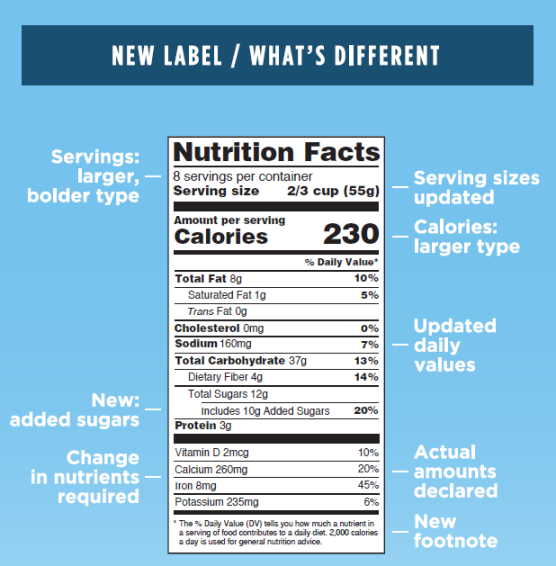
#> input picture Experiments/MaxW/images/edge_detect_easy.png, 556 x 566 px, found by its file name
$ python crop.py   (older library calls are emulated)
#> lines starting #> are read from the running program, lines starting #| are printed output that depends on the picture; after the words box and inside, x2 and y2 are one past the last pixel; in counts of white or black regions, pixels touching at a corner belong together
import cv2
import imutils
import numpy as np

image = cv2.imread("/Users/max/Documents/309/hv_3/Experiments/MaxW/images/edge_detect_easy.png")
#> image is the input picture: shape (566, 556, 3); mean B, G, R 217.6, 191, 143.7

gray = cv2.cvtColor(image, cv2.COLOR_BGR2GRAY)
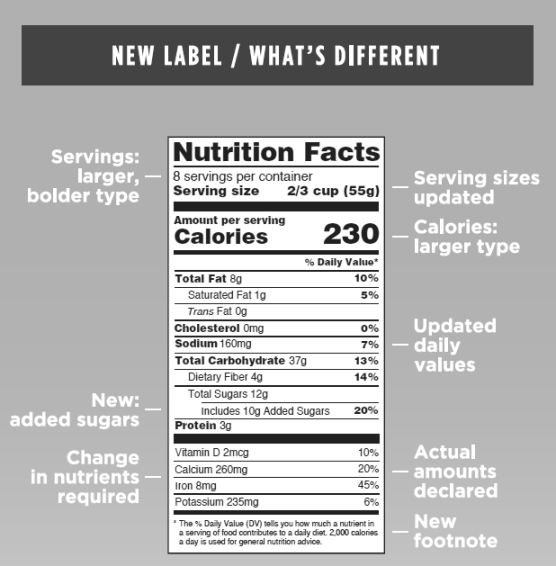
#> gray: shape (566, 556); min 32, max 255, mean 179.9

ddepth = cv2.cv.CV_32F if imutils.is_cv2() else cv2.CV_32F
gradX = cv2.Sobel(gray, ddepth = ddepth, dx = 1, dy = 0, ksize = -1)
gradY = cv2.Sobel(gray, ddepth = ddepth, dx = 0, dy = 1, ksize = -1)
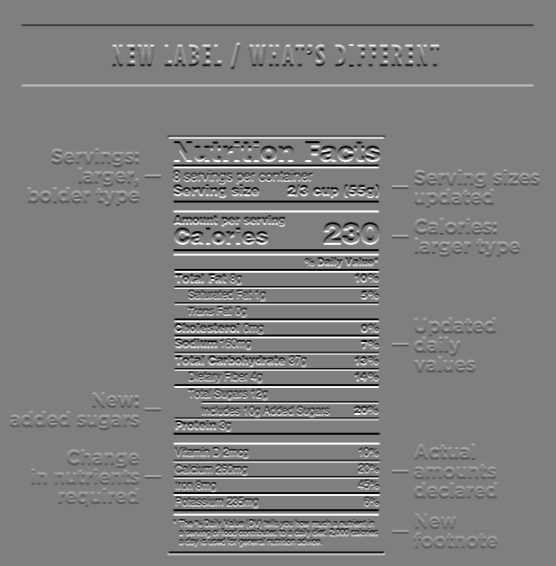
#> gradY: shape (566, 556) float32; min -3568, max 3568, mean 1.1; drawn with min black and max white

gradient = cv2.subtract(gradX, gradY)
gradient = cv2.convertScaleAbs(gradient)
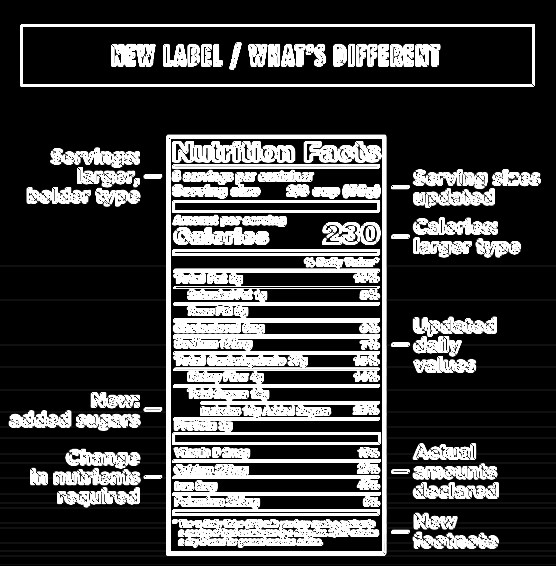
#> gradient: shape (566, 556); min 0, max 255, mean 64.7

blurred = cv2.blur(gradient, (9, 9))
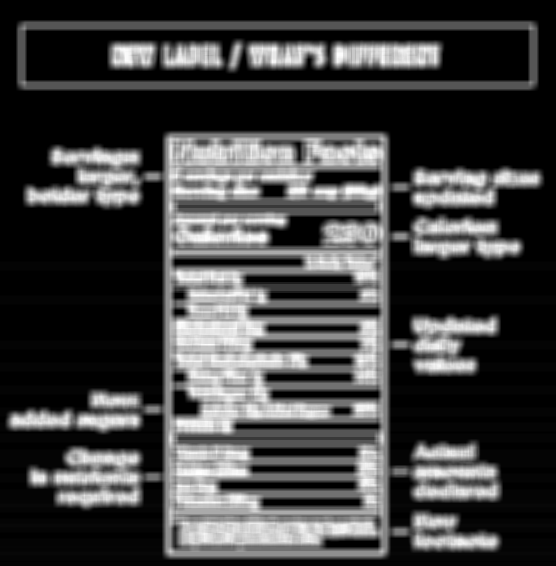
#> blurred: shape (566, 556); min 0, max 255, mean 64.7
(_, thresh) = cv2.threshold(blurred, 225, 225, cv2.THRESH_BINARY)
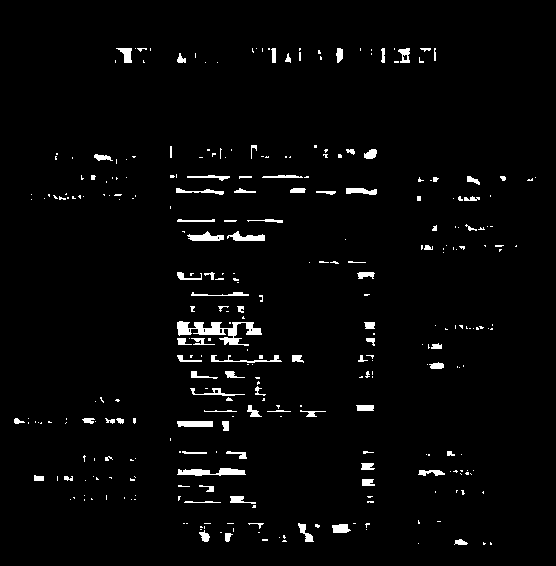
#> thresh: shape (566, 556); values 0 (black) and 225 (white), 2.6% white; 319 white regions (228 under 20 px), largest, box (x1, y1, x2, y2) and area: (177, 321, 262, 346) 843, (177, 468, 246, 476) 354, (187, 231, 224, 241) 214

kernel = cv2.getStructuringElement(cv2.MORPH_RECT, (21, 7))
closed = cv2.morphologyEx(thresh, cv2.MORPH_CLOSE, kernel)
#> closed: shape (566, 556); values 0 (black) and 225 (white), 5.2% white; 72 white regions (13 under 20 px), largest, box (x1, y1, x2, y2) and area: (177, 306, 262, 351) 1884, (252, 48, 436, 63) 1772, (262, 523, 370, 542) 763

closed = cv2.erode(closed, None, iterations = 4)
#> closed: shape (566, 556); values 0 (black) and 225 (white), 0.45% white; 10 white regions (4 under 20 px), largest, box (x1, y1, x2, y2) and area: (182, 326, 250, 341) 900, (385, 52, 432, 59) 303, (303, 54, 339, 56) 71, (206, 536, 226, 538) 37, (304, 528, 307, 538) 30, (276, 57, 287, 59) 22
closed = cv2.dilate(closed, None, iterations = 4)
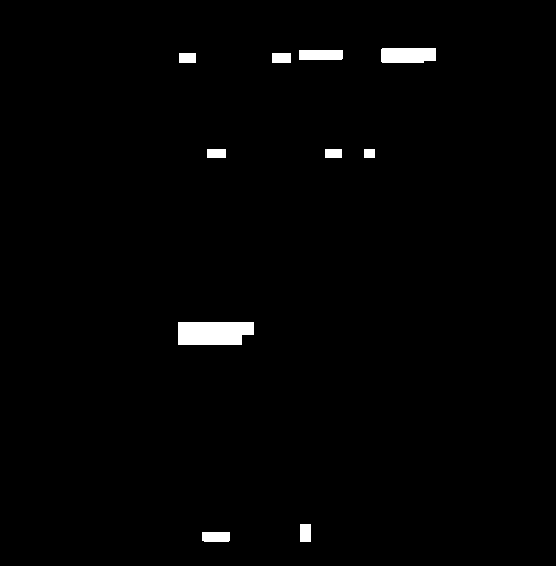
#> closed: shape (566, 556); values 0 (black) and 225 (white), 1.3% white; 10 white regions

cnts = cv2.findContours(closed.copy(), cv2.RETR_EXTERNAL, cv2.CHAIN_APPROX_SIMPLE)
#> cnts = 10 contours; largest, box (x1, y1, x2, y2) and area: (178, 322, 254, 345) 1530, (381, 48, 436, 63) 732, (299, 50, 343, 60) 386, (202, 532, 230, 542) 241, (300, 524, 311, 542) 170
cnts = imutils.grab_contours(cnts)
c= sorted(cnts, key= cv2.contourArea, reverse= True)[0]
#> c = [[178, 322], [178, 344], [241, 344], [241, 335], [242, 334], [253, 334], [253, 322]]

rect = cv2.minAreaRect(c)
#> rect = ((215.5, 333), (22, 75), -90)
box = cv2.cv.BoxPoints(rect) if imutils.is_cv2() else cv2.boxPoints(rect)
#> box = ((253, 344), (178, 344), (178, 322), (253, 322))
box = np.int0(box)
#> box = [[253, 344], [178, 344], [178, 322], [253, 322]]

min_y = int(np.min(box[:,-1]))
#> min_y = 322
max_y = int(np.max(box[:,-1]))
#> max_y = 344
min_x = int(np.min(box[:,0]))
#> min_x = 178
max_x = int(np.max(box[:,0]))
#> max_x = 253
image = image[min_y:max_y, min_x:max_x]
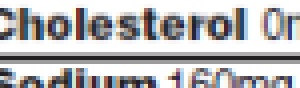
#> image: shape (22, 75, 3) (shown 4 times larger); mean B, G, R 185.5, 184.3, 185

cv2.imwrite("/Users/max/Documents/309/hv_3/Experiments/MaxW/images/cropped.jpg", image)
